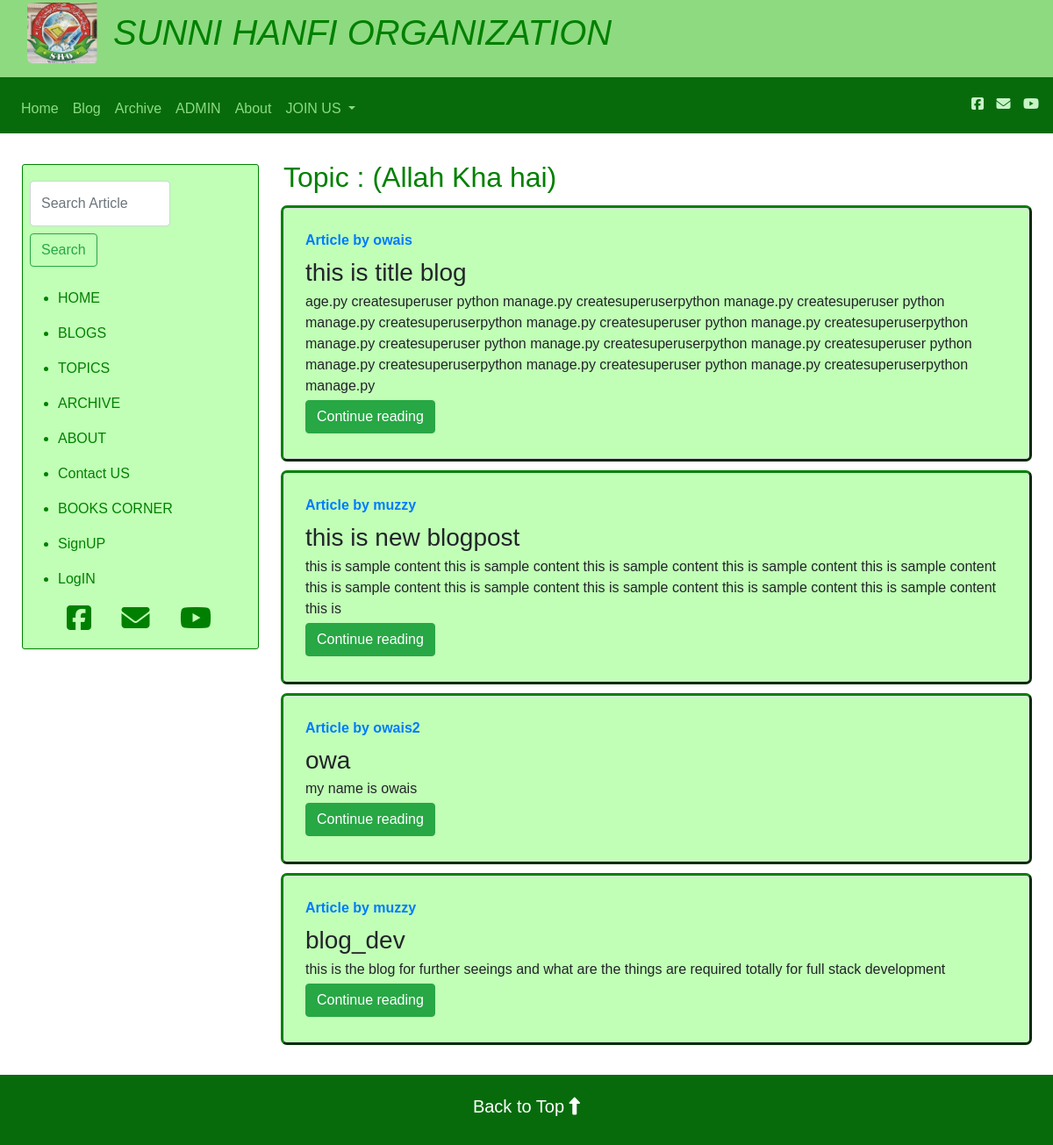
Screenshot of /topic_page/Allah_Kha_hai/ with the database file from the repository.
### blog/models.py (models this page shows, shortened)
class Post(models.Model):
    MONTHLY_CHOICES = (
        ('JAN', 'JAN',),
        ('FEB', 'FEB',),
        ('MAR', 'MAR',),
        ('APR', 'APR',),
        ('MAY', 'MAY',),
        ('JUN', 'JUN',),
        ('JUL', 'JUL',),
        ('AUG', 'AUG',),
        ('SEPT', 'SEPT',),
        ('OCT', 'OCT',),
        ('NOV', 'NOV',),
        ('DEC', 'DEC',),
    )
    YEARLY_CHOICES = (
        ('2014', '2014',),
        ('2015', '2015',),
        ('2016', '2016',),
        ('2017', '2017',),
        ('2018', '2018',),
        ('2019', '2019',),
        ('2020', '2020',),
        ('2021', '2021',),
        ('2022', '2022',),
        ('2023', '2023',),
        ('2024', '2024',),
        ('2025', '2025',),
        ('2026', '2026',),
        ('2027', '2027',),
        ('2028', '2028',),
        ('2029', '2029',),
        ('2030', '2030',),
        ('2031', '2031',),
        ('2032', '2032',),
        ('2033', '2033',),
        ('2034', '2034',),
        ('2035', '2035',),
        ('2036', '2036',),
        ('2037', '2037',),
        ('2038', '2038',),
        ('2039', '2039',),
        ('2040', '2040',),
    )
    sno = models.AutoField(primary_key=True)
    title = models.CharField(max_length=255)
    author = models.CharField(max_length=100)
    brief = models.TextField(max_length=480,null=True)
    content = models.TextField()
    slug = models.CharField(max_length=130)
    views = models.IntegerField(default=0)
    topicsub = models.ForeignKey(Topic, blank=True, null=True, on_delete=models.CASCADE)
    rewrite_topicsub = models.CharField('Rewrite Topicsub (same as above) exactly {very compulsory} else this will not appear with "Topic section"',max_length=255,null=True,blank=True)
    timeStamp = models.DateTimeField(auto_now_add=True)
    monthly = models.CharField(
        choices=MONTHLY_CHOICES,
        max_length=20,
        null=True
    )
    yearly= models.CharField(
        choices=YEARLY_CHOICES,
        max_length=30,
        null=True,
    )

### home/views.py (the view)
def topic_page(request,rewrite_topicsub):# filter(Topic__topicsub__contains=subtopic)  get(topicsub__contains=subtopic)
    all_Post = Post.objects.filter(rewrite_topicsub__icontains=rewrite_topicsub)
    context = {'all_Post': all_Post,
                'rewrite_topicsub':rewrite_topicsub.replace('_',' '),
         }
    return render(request,'home/sub.html' , context)

### templates/home/sub.html (shortened to what this page needs)
{% extends 'base.html' %}
{% block body %}
<div class="row" style="height: auto !important; margin-right: 10px; margin-left: 10px; margin-top: 10px;">
    <div id="sidebar1" style="height: auto !important;" itemscope="itemscope" itemtype="http://schema.org/WPSideBar"
        style="height: auto !important;">
        <div class="slidebar ty-trigger section" id="slidebar" style="height: auto !important;">
            <div class="widget LinkList" data-version="1" id="LinkList1">
                <h2 style="color: #556B2F; padding:5px;">
                </h2>
                <div class="widget-content">
                    <div id="srch1">
                        <form method="get" style="    margin-left: 0.5rem!important;" action="/search" class="form-inline my-2 my-lg-0 mx-3">
                        <input class="form-control mr-sm-1" type="search" placeholder="Search Article" aria-label="Search" name="query"
                            id="query" style="width:55%">
                        <button class="btn btn-outline-success my-2 mr-sm-1" type="submit">Search</button>
                        </form>
                    </div>
                    <ul style="color: green;">
                        <li><a href="/">
                                <p style=" color: green;">
                                    <p style=" color: green;">HOME</p>
                                </p>
                            </a></li>
                        <li><a href="/blog" style="color: green;">
                                <p>
                                    <p style=" color: green;">BLOGS</p>
                                </p>
                            </a></li>
                        <li><a href="/#topic" style="color: green;">
                                <p>
                                    <p style=" color: green;">TOPICS</p>
                                </p>
                            </a></li>
                        <li><a href="/archive" style="color: green;">
                                <p>
                                    <p style=" color: green;">ARCHIVE</p>
                                </p>
                            </a></li>
                        <li><a href="/about" style="color: green;">
                                <p>
                                    <p style=" color: green;">ABOUT</p>
                                </p>
                            </a></li>
                        <li><a href="/contact" style="color: green;">
                                <p>
                                    <p style=" color: green;">Contact US</p>
                                </p>
                            </a></li>
                        <li><a href="/books" style="color: green;">
                                <p>
                                    <p style=" color: green;">BOOKS CORNER</p>
                                </p>
                            </a></li>
                        {% if not user.is_authenticated %}
                        <li>
                            <a class="dropdown-item" data-toggle="modal" data-target="#signUPModal"
                                style="color: green; width:70%; padding: 0px; cursor: pointer;">
                                <p>
                                    <p style=" color: green;">SignUP</p>
                                </p>
                            </a>
                        </li>
                        {% endif %}
                        {% if not user.is_authenticated %}
                        <li>
                            <a class="dropdown-item" data-toggle="modal" data-target="#loginModal"
                                style="color: green; width:70%; padding: 0px; cursor: pointer;">
                                <p>
                                    <p style=" color: green;">LogIN</p>
                                </p>
                            </a>
                        </li>
                        {% endif %}
                        <div>
                            <a style="color: green; padding-left: 10px; padding-right: 20px;"
                                href="https://www.facebook.com/SunniHanfiOrganisationMumbai/"><i
                                    class="fab fa-facebook-square fa-2x"></i></a>
                            <a style="color: green; padding-left: 10px; padding-right: 20px;"
                                href="mailto: imran.shaikh16230@gmail.com" title="email"><i
                                    class="fas fa-envelope fa-2x"></i></a>
                            <a style="color:green; padding-left: 10px;padding-right:20px;"
                                href="https://www.youtube.com/user/786SHO/videos" title="youtube"><i
                                    class="fa fa-youtube-play fa-2x" aria-hidden="true"></i>
                            </a>
                        </div>
                    </ul>
                </div>
            </div>
        </div>
    </div>
    <div class="container my-3" id="wrapper1">
        <h2 style="color: green;">Topic : ({{rewrite_topicsub}})</h2>
        {% for post in all_Post%}
        <div class="row no-gutters border rounded overflow-hidden flex-md-row my-3 shadow-sm h-md-250 position-relative"
            style=" border:0px green ; outline-style: outset; outline-color: green; background-color: rgb(193, 255, 182) ; ">
            <div class="col p-4 d-flex flex-column position-static">
                <strong class="d-inline-block mb-2 text-primary">Article by {{post.author}}</strong>
                <h3 class="mb-0">{{post.title}}</h3>
                <p class="card-text mb-auto">{{post.brief| truncatechars:450 | safe}} </p>
                <div class="my-1"><a href="/blog/{{post.slug}}/" role="button" class="btn btn-success">Continue
                        reading</a>
                </div>
            </div>
        </div>
        {% endfor %}
    </div>
</div>
{% endblock body %}

### templates/home/sub.html (style rules this page uses)
@media only screen and (min-width: 1000px) { #wrapper1, #sidebar1 { float: none; clear: both; margin: 0; } }
@media only screen and (min-width: 1100px) { #sidebar1 { padding-top: 20px; width: 30%; float: right; margin-right: 20px; margin-bottom: 130px; } }
@media only screen and (min-width: 1200px) and (max-width: 1299px) { #wrapper1 { max-width: 850px; } }
@media only screen and (min-width: 1200px) and (max-width: 1299px) { #sidebar1 { max-width: 270px; } }
@media only screen and (min-width: 1005px) { #wrapper1 { padding: 0px; width: 70%; float: left; } }
@media only screen and (min-width: 1100px) { #sidebar1 { padding-top: 25px; padding-right: 3px; padding-left: 15px; width: 30%; float: right; } }
@media only screen and (min-width: 250px) { #LinkList1 { border: 0.6px solid green; border-radius: 3px; background-color: rgb(193, 255, 182); } }
@media only screen and (min-width: 300px) { #wrapper1 { padding: 5px; } }
@media only screen and (min-width: 300px) { #wrapper1 { width: 98%; } }
#wrapper1 { float: left; }

### templates/base.html (style rules this page uses)
.form-control { width: 97%; }
* { font-family: 'Gill Sans', 'Gill Sans MT', Calibri, 'Trebuchet MS', sans-serif; }

### rows the page displays
Post: author "owais", title "this is title blog", brief "age.py createsuperuser python manage.py createsuperuserpython manage.py createsuperuser python manage.py createsuperuserpython manage.py createsuperuser python manage.py createsuperuserpython manage.py createsuperuser python manage.py createsuperuserpython manage.py createsuperuser python manage.py createsuperuserpython manage.py createsuperuser python manage.py createsuperuserpython manage.py"
Post: author "muzzy", title "this is new blogpost", brief "this is sample content this is sample content this is sample content this is sample content this is sample content this is sample content this is sample content this is sample content this is sample content this is sample content this is"
Post: author "owais2", title "owa", brief "my name is owais"
Post: author "muzzy", title "blog_dev", brief "this is the blog for further seeings and what are the things are required totally for full stack development"

### other values shown
{{ rewrite_topicsub }} "Allah Kha hai"
